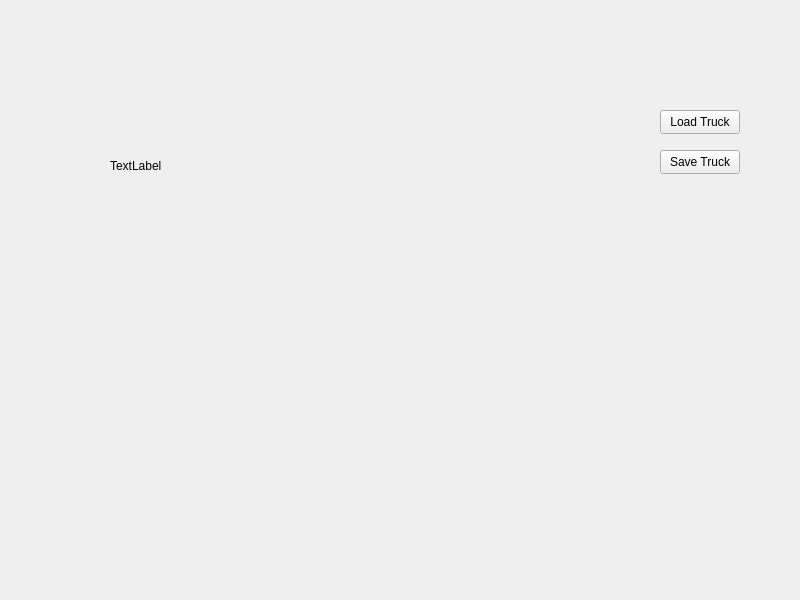
<?xml version="1.0" encoding="UTF-8"?>
<ui version="4.0">
 <class>saver</class>
 <widget class="QWidget" name="saver">
  <property name="geometry">
   <rect>
    <x>0</x>
    <y>0</y>
    <width>800</width>
    <height>600</height>
   </rect>
  </property>
  <property name="windowTitle">
   <string>saver</string>
  </property>
  <widget class="QPushButton" name="loadTruck">
   <property name="geometry">
    <rect>
     <x>660</x>
     <y>110</y>
     <width>80</width>
     <height>24</height>
    </rect>
   </property>
   <property name="text">
    <string>Load Truck</string>
   </property>
  </widget>
  <widget class="QPushButton" name="saveTruck">
   <property name="geometry">
    <rect>
     <x>660</x>
     <y>150</y>
     <width>80</width>
     <height>24</height>
    </rect>
   </property>
   <property name="text">
    <string>Save Truck</string>
   </property>
  </widget>
  <widget class="QLabel" name="labelName">
   <property name="geometry">
    <rect>
     <x>110</x>
     <y>90</y>
     <width>331</width>
     <height>151</height>
    </rect>
   </property>
   <property name="text">
    <string>TextLabel</string>
   </property>
  </widget>
 </widget>
 <resources/>
 <connections/>
</ui>
